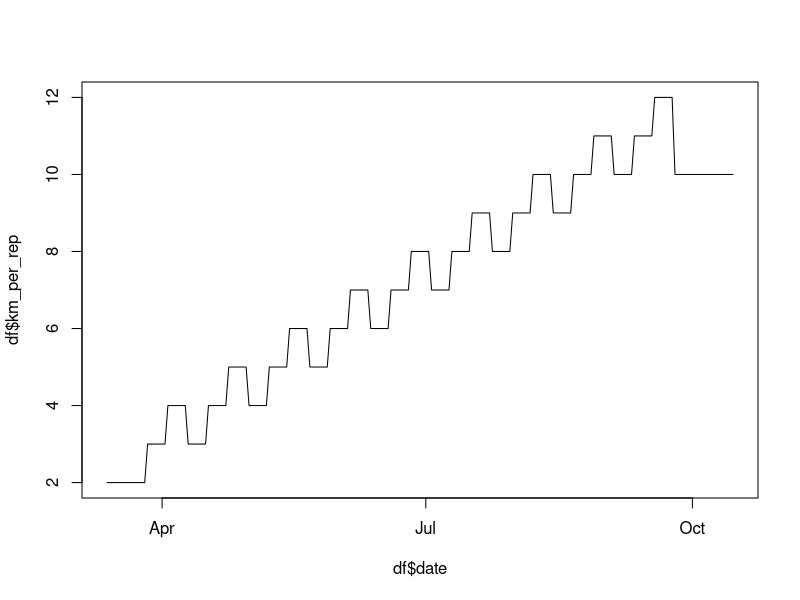
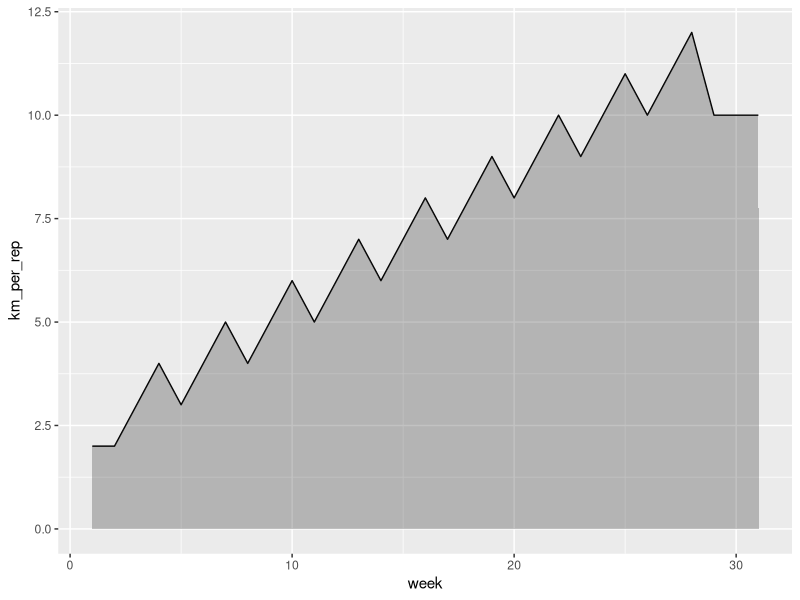
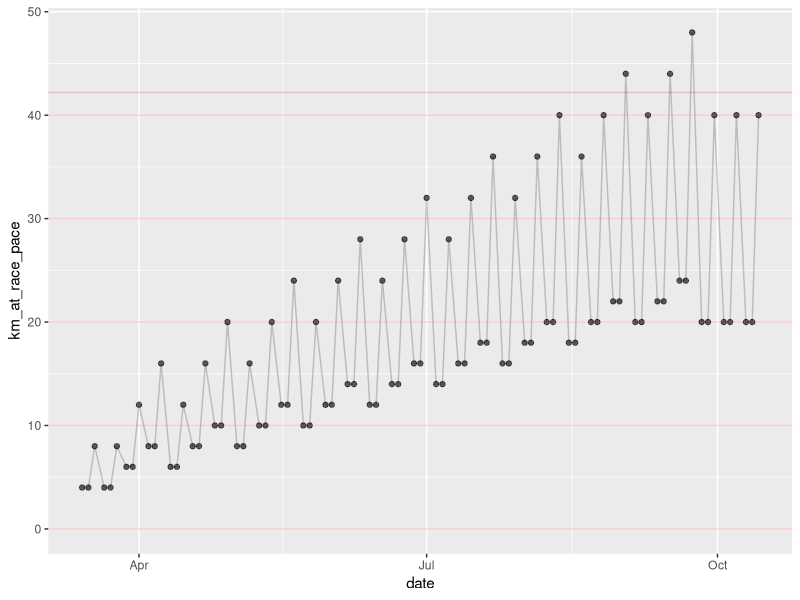

Generate these figures, in order, with R: (Note: this script raises an error after producing the figures.)
library(tidyverse)

# Create a sequence of dates from now to the marathon
dates <- seq(as.Date('2017-03-13'),
             as.Date('2017-10-15'),
             by = 1)
day_number <- 1:length(dates)

# Divide into weeks
weeks <- ((day_number - 1) %/% 7) + 1

# Get number of weeks
max(weeks)

# Create a dataframe
df <- data_frame(date = dates,
                 week = weeks)

# Get day of week
df$dow <- weekdays(df$date)

# Idea: 3 workouts per week, with 2, 2 and 4 reps (respectively)
# of an identical distance at race pace.

# Tuesday: 2
# Thursday: 2
# Saturday: 4

# Progression should be non-linear (since it's easy to go from 1 to 2 k
# harder to go from 8 to 9)
# Progression is number of kilometers per rep
# progression <- seq(1, 40, length = nrow(df))^0.7
# progression <- round(progression)
progression <- c(rep(2, 14),
                 rep(3, 7),
                 rep(4, 7),
                 rep(3, 7),
                 rep(4, 7),
                 rep(5, 7),
                 rep(4, 7),
                 rep(5, 7),
                 rep(6, 7),
                 rep(5, 7),
                 rep(6, 7),
                 rep(7, 7),
                 rep(6, 7),
                 rep(7, 7),
                 rep(8, 7),
                 rep(7, 7),
                 rep(8, 7),
                 rep(9,7),
                 rep(8, 7),
                 rep(9, 7), 
                 rep(10, 7),
                 rep(9, 7),
                 rep(10, 7),
                 rep(11, 7),
                 rep(10, 7),
                 rep(11, 7),
                 rep(12, 7),
                 # Begin taper
                 rep(10, 21))
                 
df$km_per_rep <- progression

# Plot the progression
plot(df$date, df$km_per_rep, type = 'l')

abline(v = Sys.Date(), 
       col = 'red')

# Get number of reps
df$number_of_reps <-
  ifelse(df$dow == 'Tuesday', 2,
         ifelse(df$dow == 'Thursday', 2,
                ifelse(df$dow == 'Saturday', 4, 0)))

# Get number of kilometers at race pace
df$km_at_race_pace <- df$number_of_reps * df$km_per_rep

# Remove km per rep, if no reps that day
df$km_per_rep[df$number_of_reps == 0] <- 0

# Pick some time trial dates
time_trial_dates <-
  as.Date(c(#'2017-04-30', 
            #'2017-05-30', 
            '2017-06-18',
            '2017-07-30',
            '2017-08-27',
            '2017-09-24'))

# Spread data
df$workout <- 
  ifelse(df$dow == 'Sunday', 'rest',
         ifelse(df$km_per_rep == 0, 
         'easy + sprints',
         paste0(df$number_of_reps, 'x',
                df$km_per_rep, 'k')))

# Update time trial dates
df$workout <-
  ifelse(df$date %in% time_trial_dates,
         'time trial',
         df$workout)


wide <- df %>%
  mutate(date = format(date, '%b %d')) %>%
  group_by(week) %>%
  summarise(dates = paste0(first(date), '-', last(date)),
            Monday = workout[dow == 'Monday'],
            Tuesday = workout[dow == 'Tuesday'],
            Wednesday = workout[dow == 'Wednesday'],
            Thursday = workout[dow == 'Thursday'],
            Friday = workout[dow == 'Friday'],
            Saturday = workout[dow == 'Saturday'],
            Sunday = workout[dow == 'Sunday'])


# Group by week and get total number of km at race pace per week
by_week <- df %>%
  group_by(week) %>%
  mutate(date_start = first(date)) %>%
  filter(km_per_rep > 0) %>%
  summarise(date_start = first(date_start),
            km_at_race_pace = sum(km_at_race_pace),
            km_per_rep = mean(km_per_rep),
            tuesday = number_of_reps[dow == 'Tuesday'],
            thursday = number_of_reps[dow == 'Thursday'],
            saturday = number_of_reps[dow == 'Saturday']) %>%
  ungroup

# Plot
ggplot(data = by_week,
       aes(x = week,
           y = km_per_rep)) +
  geom_line() +
  geom_area(alpha = 0.3) +
  geom_vline(xintercept = df$week[df$date == Sys.Date()],
             alpha = 0.5)

ggplot(data = df %>%
         dplyr::filter(dow %in% c('Tuesday', 'Thursday', 'Saturday')),
       aes(x = date,
           y = km_at_race_pace)) +
  geom_point(alpha = 0.6) +
  geom_line(alpha = 0.2) +
  geom_vline(xintercept = as.numeric(Sys.Date()),
             color = 'darkred',
             alpha = 0.5) +
  geom_hline(yintercept = c(seq(0, 40, 10), 42.195),
             color = 'red', alpha = 0.2)


write_csv(df, '~/Desktop/sub3.csv')
